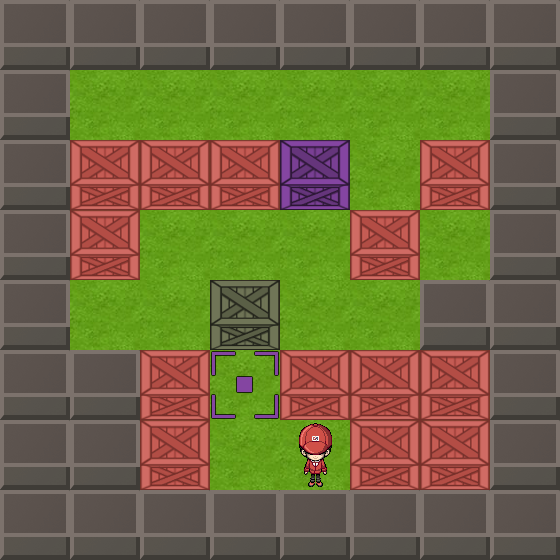

This game map was drawn from its Tiled (.tmx) file and the tilesets committed beside it. A one-line description and the full map source follow:
An orthogonal 8x8 tile map with 70x70 px tiles, 4 tile layers (level, targets, player, boxes).

<map version="1.2" tiledversion="1.2.4" orientation="orthogonal" renderorder="right-down" width="8" height="8" tilewidth="70" tileheight="70" infinite="0" nextlayerid="5" nextobjectid="1">
 <tileset firstgid="1" name="sokoban" tilewidth="70" tileheight="70" tilecount="56" columns="8">
  <image source="../kanamiSprite2.png" width="560" height="490" />
 </tileset>
 <layer id="1" name="level" width="8" height="8">
  <data encoding="csv">
47,47,47,47,47,47,47,47,
47,30,30,30,30,30,30,47,
47,30,30,30,30,30,30,47,
47,30,30,30,30,30,30,47,
47,30,30,30,30,30,47,47,
47,47,30,30,30,30,30,47,
47,47,30,30,30,30,30,47,
47,47,47,47,47,47,47,47
</data>
 </layer>
 <layer id="2" name="targets" width="8" height="8">
  <data encoding="csv">
0,0,0,0,0,0,0,0,
0,0,0,0,0,0,0,0,
0,0,0,0,0,0,0,0,
0,0,0,0,0,0,0,0,
0,0,0,44,0,0,0,0,
0,0,0,46,0,0,0,0,
0,0,0,0,0,0,0,0,
0,0,0,0,0,0,0,0
</data>
 </layer>
 <layer id="3" name="player" width="8" height="8">
  <data encoding="csv">
0,0,0,0,0,0,0,0,
0,0,0,0,0,0,0,0,
0,0,0,0,0,0,0,0,
0,0,0,0,0,0,0,0,
0,0,0,0,0,0,0,0,
0,0,0,0,0,0,0,0,
0,0,0,0,8,0,0,0,
0,0,0,0,0,0,0,0
</data>
 </layer>
 <layer id="4" name="boxes" width="8" height="8">
  <data encoding="csv">
0,0,0,0,0,0,0,0,
0,0,0,0,0,0,0,0,
0,39,39,39,38,0,39,0,
0,39,0,0,0,39,0,0,
0,0,0,36,0,0,0,0,
0,0,39,0,39,39,39,0,
0,0,39,0,0,39,39,0,
0,0,0,0,0,0,0,0
</data>
 </layer>
</map>